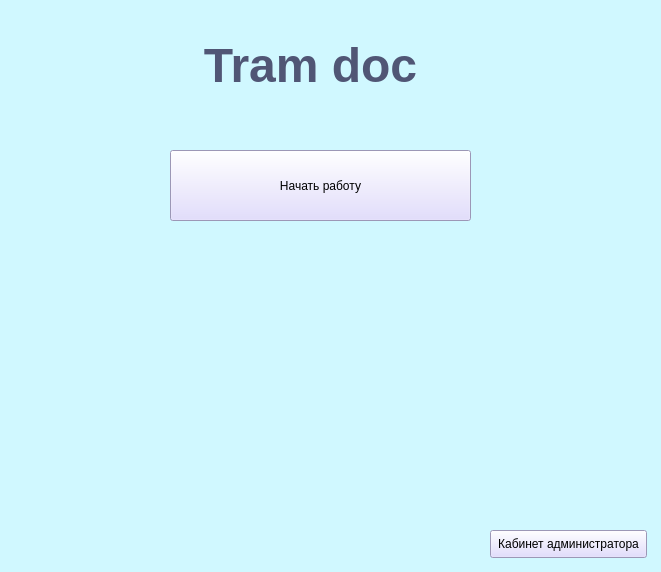
<?xml version="1.0" encoding="UTF-8"?>
<ui version="4.0">
 <class>Tram_doc</class>
 <widget class="QMainWindow" name="Tram_doc">
  <property name="geometry">
   <rect>
    <x>0</x>
    <y>0</y>
    <width>661</width>
    <height>572</height>
   </rect>
  </property>
  <property name="cursor">
   <cursorShape>ArrowCursor</cursorShape>
  </property>
  <property name="mouseTracking">
   <bool>false</bool>
  </property>
  <property name="windowTitle">
   <string>Tram doc</string>
  </property>
  <property name="styleSheet">
   <string notr="true">background-color: rgb(208, 248, 255);</string>
  </property>
  <widget class="QWidget" name="centralwidget">
   <property name="cursor">
    <cursorShape>WaitCursor</cursorShape>
   </property>
   <property name="mouseTracking">
    <bool>true</bool>
   </property>
   <widget class="QPushButton" name="pushButton_2">
    <property name="geometry">
     <rect>
      <x>490</x>
      <y>530</y>
      <width>157</width>
      <height>28</height>
     </rect>
    </property>
    <property name="styleSheet">
     <string notr="true">background-color: rgb(219, 212, 255);</string>
    </property>
    <property name="text">
     <string>Кабинет администратора</string>
    </property>
   </widget>
   <widget class="QLabel" name="label">
    <property name="geometry">
     <rect>
      <x>160</x>
      <y>10</y>
      <width>301</width>
      <height>111</height>
     </rect>
    </property>
    <property name="maximumSize">
     <size>
      <width>1000</width>
      <height>1000</height>
     </size>
    </property>
    <property name="text">
     <string>&lt;html&gt;&lt;head/&gt;&lt;body&gt;&lt;p align=&quot;center&quot;&gt;&lt;span style=&quot; font-size:36pt; font-weight:600; color:#505675;&quot;&gt;Tram doc&lt;/span&gt;&lt;/p&gt;&lt;/body&gt;&lt;/html&gt;</string>
    </property>
   </widget>
   <widget class="QPushButton" name="pushButton">
    <property name="geometry">
     <rect>
      <x>170</x>
      <y>150</y>
      <width>301</width>
      <height>71</height>
     </rect>
    </property>
    <property name="toolTip">
     <string>&lt;html&gt;&lt;head/&gt;&lt;body&gt;&lt;p align=&quot;center&quot;&gt;&lt;span style=&quot; font-size:18pt;&quot;&gt;Начать работу&lt;/span&gt;&lt;/p&gt;&lt;/body&gt;&lt;/html&gt;</string>
    </property>
    <property name="styleSheet">
     <string notr="true">background-color: rgb(219, 212, 255);</string>
    </property>
    <property name="text">
     <string>Начать работу</string>
    </property>
   </widget>
  </widget>
 </widget>
 <resources/>
 <connections/>
</ui>
